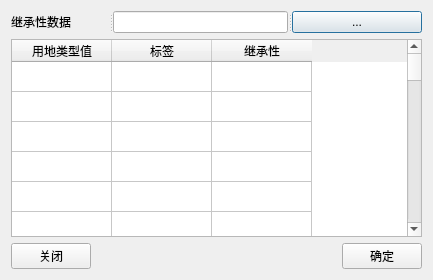
<?xml version="1.0" encoding="UTF-8"?>
<ui version="4.0">
 <class>Dialog</class>
 <widget class="QDialog" name="Dialog">
  <property name="geometry">
   <rect>
    <x>0</x>
    <y>0</y>
    <width>433</width>
    <height>280</height>
   </rect>
  </property>
  <property name="windowTitle">
   <string>Set Land Use</string>
  </property>
  <property name="windowIcon">
   <iconset>
    <normaloff>res/logo.ico</normaloff>res/logo.ico</iconset>
  </property>
  <layout class="QGridLayout" name="gridLayout">
   <item row="0" column="0">
    <widget class="QSplitter" name="splitter">
     <property name="orientation">
      <enum>Qt::Horizontal</enum>
     </property>
     <widget class="QLabel" name="label">
      <property name="text">
       <string>继承性数据</string>
      </property>
     </widget>
     <widget class="QLineEdit" name="lineEdit"/>
     <widget class="QPushButton" name="pushButton_4">
      <property name="text">
       <string>...</string>
      </property>
     </widget>
    </widget>
   </item>
   <item row="1" column="0">
    <widget class="QTableWidget" name="tableWidget">
     <property name="rowCount">
      <number>100</number>
     </property>
     <attribute name="verticalHeaderVisible">
      <bool>false</bool>
     </attribute>
     <row/>
     <row/>
     <row/>
     <row/>
     <row/>
     <row/>
     <row/>
     <row/>
     <row/>
     <row/>
     <row/>
     <row/>
     <row/>
     <row/>
     <row/>
     <row/>
     <row/>
     <row/>
     <row/>
     <row/>
     <row/>
     <row/>
     <row/>
     <row/>
     <row/>
     <row/>
     <row/>
     <row/>
     <row/>
     <row/>
     <row/>
     <row/>
     <row/>
     <row/>
     <row/>
     <row/>
     <row/>
     <row/>
     <row/>
     <row/>
     <row/>
     <row/>
     <row/>
     <row/>
     <row/>
     <row/>
     <row/>
     <row/>
     <row/>
     <row/>
     <row/>
     <row/>
     <row/>
     <row/>
     <row/>
     <row/>
     <row/>
     <row/>
     <row/>
     <row/>
     <row/>
     <row/>
     <row/>
     <row/>
     <row/>
     <row/>
     <row/>
     <row/>
     <row/>
     <row/>
     <row/>
     <row/>
     <row/>
     <row/>
     <row/>
     <row/>
     <row/>
     <row/>
     <row/>
     <row/>
     <row/>
     <row/>
     <row/>
     <row/>
     <row/>
     <row/>
     <row/>
     <row/>
     <row/>
     <row/>
     <row/>
     <row/>
     <row/>
     <row/>
     <row/>
     <row/>
     <row/>
     <row/>
     <row/>
     <row/>
     <column>
      <property name="text">
       <string>用地类型值</string>
      </property>
     </column>
     <column>
      <property name="text">
       <string>标签</string>
      </property>
     </column>
     <column>
      <property name="text">
       <string>继承性</string>
      </property>
     </column>
    </widget>
   </item>
   <item row="2" column="0">
    <layout class="QHBoxLayout" name="horizontalLayout">
     <item>
      <widget class="QPushButton" name="pushButton">
       <property name="text">
        <string>关闭</string>
       </property>
      </widget>
     </item>
     <item>
      <spacer name="horizontalSpacer">
       <property name="orientation">
        <enum>Qt::Horizontal</enum>
       </property>
       <property name="sizeHint" stdset="0">
        <size>
         <width>40</width>
         <height>20</height>
        </size>
       </property>
      </spacer>
     </item>
     <item>
      <widget class="QPushButton" name="pushButton_2">
       <property name="text">
        <string>确定</string>
       </property>
      </widget>
     </item>
    </layout>
   </item>
  </layout>
 </widget>
 <resources/>
 <connections/>
</ui>
